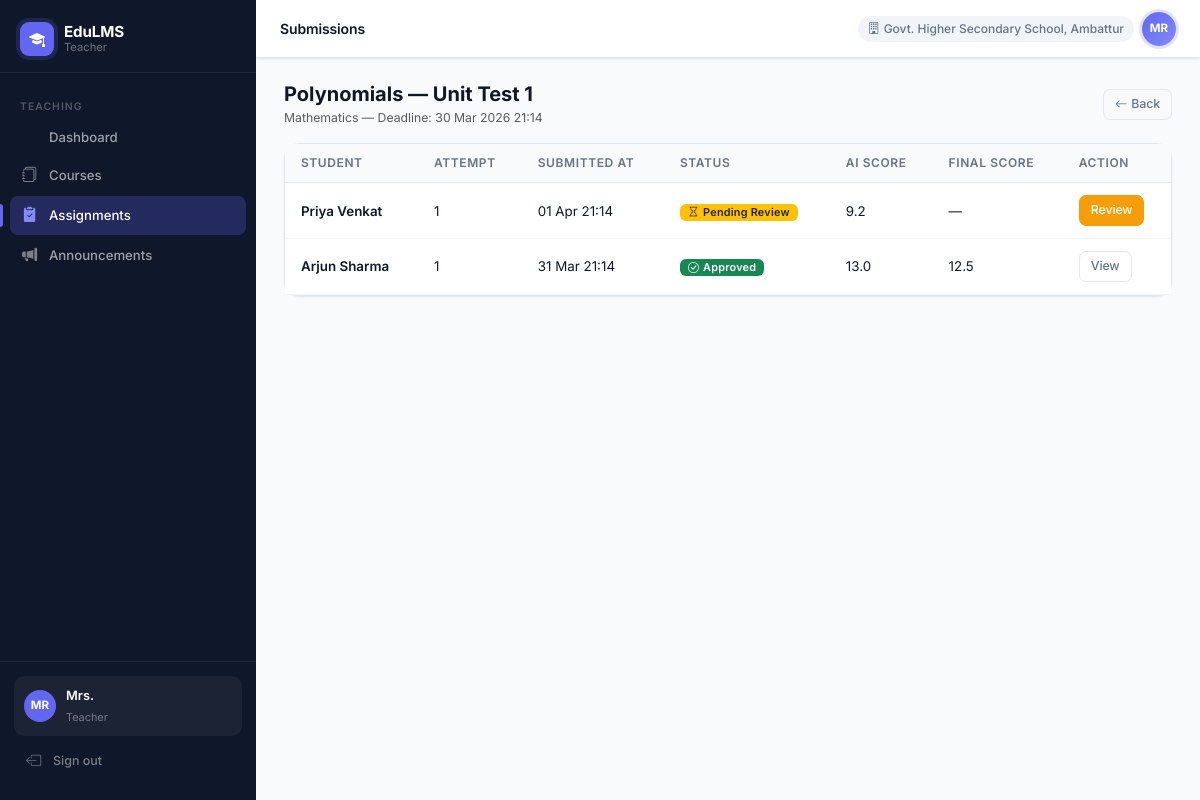
/teacher/assignments/1/submissions (signed in), run on the app's committed database.
### app/models/user.py (models this page shows, shortened)
class User(UserMixin, db.Model):
    __tablename__ = 'users'
    id = db.Column(db.Integer, primary_key=True)
    username = db.Column(db.String(80), unique=True, nullable=False)
    password_hash = db.Column(db.String(256), nullable=False)
    full_name = db.Column(db.String(120), nullable=False)
    email = db.Column(db.String(120))
    phone = db.Column(db.String(20))
    role = db.Column(db.String(30), nullable=False)  # super_admin, district_admin, block_admin, school_admin, teacher, student, parent
    district_id = db.Column(db.Integer, db.ForeignKey('districts.id'), nullable=True)
    block_id = db.Column(db.Integer, db.ForeignKey('blocks.id'), nullable=True)
    school_id = db.Column(db.Integer, db.ForeignKey('schools.id'), nullable=True)
    is_active = db.Column(db.Boolean, default=True)
    created_at = db.Column(db.DateTime, default=datetime.utcnow)
    district = db.relationship('District', foreign_keys=[district_id])
    block = db.relationship('Block', foreign_keys=[block_id])
    school = db.relationship('School', foreign_keys=[school_id])

### app/models/hierarchy.py (models this page shows)
class School(db.Model):
    __tablename__ = 'schools'
    id = db.Column(db.Integer, primary_key=True)
    name = db.Column(db.String(120), nullable=False)
    block_id = db.Column(db.Integer, db.ForeignKey('blocks.id'), nullable=False)
    district_id = db.Column(db.Integer, db.ForeignKey('districts.id'), nullable=False)
    is_active = db.Column(db.Boolean, default=True)
    created_at = db.Column(db.DateTime, default=datetime.utcnow)

### app/models/assignment.py (models this page shows)
class Assignment(db.Model):
    __tablename__ = 'assignments'
    id = db.Column(db.Integer, primary_key=True)
    subject_id = db.Column(db.Integer, db.ForeignKey('subjects.id'), nullable=False)
    class_id = db.Column(db.Integer, db.ForeignKey('classes.id'), nullable=False)
    teacher_id = db.Column(db.Integer, db.ForeignKey('users.id'), nullable=False)
    title = db.Column(db.String(200), nullable=False)
    instructions = db.Column(db.Text)
    deadline = db.Column(db.DateTime, nullable=False)
    max_attempts = db.Column(db.Integer, default=1)
    allow_retry = db.Column(db.Boolean, default=False)
    school_id = db.Column(db.Integer, db.ForeignKey('schools.id'))
    block_id = db.Column(db.Integer, db.ForeignKey('blocks.id'))
    district_id = db.Column(db.Integer, db.ForeignKey('districts.id'))
    is_active = db.Column(db.Boolean, default=True)
    created_at = db.Column(db.DateTime, default=datetime.utcnow)
    subject = db.relationship('Subject', backref='assignments')
    class_ref = db.relationship('Class', backref='assignments')
    teacher = db.relationship('User', backref='created_assignments')
    questions = db.relationship('Question', backref='assignment', lazy=True, order_by='Question.order')

class Submission(db.Model):
    __tablename__ = 'submissions'
    id = db.Column(db.Integer, primary_key=True)
    assignment_id = db.Column(db.Integer, db.ForeignKey('assignments.id'), nullable=False)
    student_id = db.Column(db.Integer, db.ForeignKey('users.id'), nullable=False)
    attempt_number = db.Column(db.Integer, default=1)
    status = db.Column(db.String(20), default='submitted')  # submitted, pending_review, approved
    submitted_at = db.Column(db.DateTime, default=datetime.utcnow)
    teacher_approved_at = db.Column(db.DateTime)
    final_score = db.Column(db.Float)
    teacher_feedback = db.Column(db.Text)
    assignment = db.relationship('Assignment', backref='submissions')
    student = db.relationship('User', backref='submissions')
    answers = db.relationship('SubmissionAnswer', backref='submission', lazy=True)

### app/models/academic.py (models this page shows)
class Subject(db.Model):
    __tablename__ = 'subjects'
    id = db.Column(db.Integer, primary_key=True)
    name = db.Column(db.String(100), nullable=False)
    class_id = db.Column(db.Integer, db.ForeignKey('classes.id'), nullable=False)
    school_id = db.Column(db.Integer, db.ForeignKey('schools.id'), nullable=False)
    block_id = db.Column(db.Integer, db.ForeignKey('blocks.id'), nullable=False)
    district_id = db.Column(db.Integer, db.ForeignKey('districts.id'), nullable=False)
    is_active = db.Column(db.Boolean, default=True)
    modules = db.relationship('Module', backref='subject', lazy=True, order_by='Module.order')

### app/routes/teacher.py (the view)
@teacher_bp.route('/assignments/<int:id>/submissions')
@login_required
@require_role('teacher')
def assignment_submissions(id):
    assignment = Assignment.query.get_or_404(id)
    submissions = Submission.query.filter_by(assignment_id=id).order_by(Submission.submitted_at.desc()).all()
    return render_template('teacher/submissions.html', assignment=assignment, submissions=submissions)

### app/models/user.py (called while the page is built)
@login_manager.user_loader
def load_user(user_id):
    return User.query.get(int(user_id))

### app/services/rbac.py (called while the page is built)
def require_role(*roles):
    def decorator(f):
        @wraps(f)
        def decorated_function(*args, **kwargs):
            if not current_user.is_authenticated:
                return redirect(url_for('auth.login'))
            if current_user.role not in roles:
                abort(403)
            return f(*args, **kwargs)
        return decorated_function
    return decorator

### app/templates/teacher/submissions.html (shortened to what this page needs)
{% extends "base.html" %}
{% block page_title %}Submissions{% endblock %}
{% block content %}
<div class="d-flex justify-content-between align-items-center mb-3">
    <div>
        <h5 class="fw-bold mb-0">{{ assignment.title }}</h5>
        <small class="text-muted">{{ assignment.subject.name }} — Deadline: {{ assignment.deadline.strftime('%d %b %Y %H:%M') }}</small>
    </div>
    <a href="{{ url_for('teacher.assignments') }}" class="btn btn-outline-secondary btn-sm"><i class="bi bi-arrow-left me-1"></i>Back</a>
</div>
<div class="card">
    <div class="card-body p-0">
        <table class="table table-hover mb-0">
            <thead class="table-light">
                <tr><th>Student</th><th>Attempt</th><th>Submitted At</th><th>Status</th><th>AI Score</th><th>Final Score</th><th>Action</th></tr>
            </thead>
            <tbody>
            {% for sub in submissions %}
            <tr>
                <td class="fw-semibold">{{ sub.student.full_name }}</td>
                <td>{{ sub.attempt_number }}</td>
                <td>{{ sub.submitted_at.strftime('%d %b %H:%M') }}</td>
                <td>
                    {% if sub.status == 'pending_review' %}<span class="badge bg-warning text-dark"><i class="bi bi-hourglass me-1"></i>Pending Review</span>
                    {% elif sub.status == 'approved' %}<span class="badge bg-success"><i class="bi bi-check-circle me-1"></i>Approved</span>
                    {% else %}<span class="badge bg-secondary">{{ sub.status }}</span>{% endif %}
                </td>
                <td>
                    {% set ai_total = sub.answers | sum(attribute='ai_score') %}
                    {{ "%.1f"|format(ai_total) if ai_total else '—' }}
                </td>
                <td>{{ "%.1f"|format(sub.final_score) if sub.final_score is not none else '—' }}</td>
                <td>
                    {% if sub.status == 'pending_review' %}
                    <a href="{{ url_for('teacher.review_submission', id=sub.id) }}" class="btn btn-sm btn-warning">Review</a>
                    {% elif sub.status == 'approved' %}
                    <a href="{{ url_for('teacher.review_submission', id=sub.id) }}" class="btn btn-sm btn-outline-secondary">View</a>
                    {% endif %}
                </td>
            </tr>
            {% else %}
            <tr><td colspan="7" class="text-center text-muted py-4">No submissions yet.</td></tr>
            {% endfor %}
            </tbody>
        </table>
    </div>
</div>
{% endblock %}

### app/templates/base.html (shortened to what this page needs)
<!DOCTYPE html>
<html lang="en">
<head>
    <link href="https://cdn.jsdelivr.net/npm/bootstrap@5.3.2/dist/css/bootstrap.min.css" rel="stylesheet">
    <link href="https://cdn.jsdelivr.net/npm/bootstrap-icons@1.11.3/font/bootstrap-icons.css" rel="stylesheet">
</head>
<body>
{% if current_user.is_authenticated %}
<nav id="sidebar">
    <div class="sidebar-brand">
        <div class="sidebar-brand-icon"><i class="bi bi-mortarboard-fill"></i></div>
        <div class="sidebar-brand-text">
            <strong>EduLMS</strong>
            <span>{{ current_user.role.replace('_',' ').title() }}</span>
        </div>
    </div>
    <div class="sidebar-nav">
    {% if current_user.role in ['super_admin','district_admin','block_admin','school_admin'] %}
        <div class="nav-section">Administration</div>
        <a href="{{ url_for('admin.dashboard') }}" class="nav-link {% if request.endpoint == 'admin.dashboard' %}active{% endif %}">
            <i class="bi bi-squares"></i> Dashboard
        </a>
        {% if current_user.role == 'super_admin' %}
        <a href="{{ url_for('admin.districts') }}" class="nav-link {% if request.endpoint == 'admin.districts' %}active{% endif %}">
            <i class="bi bi-map"></i> Districts
        </a>
        <a href="{{ url_for('admin.blocks') }}" class="nav-link {% if request.endpoint == 'admin.blocks' %}active{% endif %}">
            <i class="bi bi-geo-alt"></i> Blocks
        </a>
        {% endif %}
        {% if current_user.role in ['super_admin','district_admin','block_admin'] %}
        <a href="{{ url_for('admin.schools') }}" class="nav-link {% if request.endpoint == 'admin.schools' %}active{% endif %}">
            <i class="bi bi-building-fill"></i> Schools
        </a>
        {% endif %}
        <a href="{{ url_for('admin.users') }}" class="nav-link {% if request.endpoint == 'admin.users' %}active{% endif %}">
            <i class="bi bi-people-fill"></i> Users
        </a>
        <a href="{{ url_for('admin.classes') }}" class="nav-link {% if request.endpoint == 'admin.classes' %}active{% endif %}">
            <i class="bi bi-collection-fill"></i> Classes
        </a>
        <a href="{{ url_for('admin.subjects') }}" class="nav-link {% if request.endpoint == 'admin.subjects' %}active{% endif %}">
            <i class="bi bi-book-fill"></i> Subjects
        </a>
    {% elif current_user.role == 'teacher' %}
        <div class="nav-section">Teaching</div>
        <a href="{{ url_for('teacher.dashboard') }}" class="nav-link {% if request.endpoint == 'teacher.dashboard' %}active{% endif %}">
             Dashboard
        </a>
        <a href="{{ url_for('teacher.courses') }}" class="nav-link {% if request.endpoint and 'course' in request.endpoint %}active{% endif %}">
            <i class="bi bi-journals"></i> Courses
        </a>
        <a href="{{ url_for('teacher.assignments') }}" class="nav-link {% if request.endpoint and 'assignment' in request.endpoint %}active{% endif %}">
            <i class="bi bi-clipboard2-check-fill"></i> Assignments
        </a>
        <a href="{{ url_for('teacher.announcements') }}" class="nav-link {% if request.endpoint == 'teacher.announcements' %}active{% endif %}">
            <i class="bi bi-megaphone-fill"></i> Announcements
        </a>
    {% endif %}
    </div>
    <div class="sidebar-footer">
        <div class="sidebar-user">
            <div class="sidebar-avatar">{{ current_user.full_name[:2].upper() }}</div>
            <div class="sidebar-user-info">
                <strong>{{ current_user.full_name.split()[0] }}</strong>
                <span>{{ current_user.role.replace('_',' ').title() }}</span>
            </div>
        </div>
        <a href="{{ url_for('auth.logout') }}" class="nav-link" style="color:rgba(255,255,255,.45);font-size:.78rem;">
            <i class="bi bi-box-arrow-left"></i> Sign out
        </a>
    </div>
</nav>
<div id="main">
    <div id="topbar">
        <div class="d-flex align-items-center gap-3">
            <span class="topbar-title">{% block page_title %}{% endblock %}</span>
        </div>
        <div class="d-flex align-items-center gap-2">
            {% if current_user.school %}
            <span class="topbar-school d-none d-md-block">
                <i class="bi bi-building me-1"></i>{{ current_user.school.name }}
            </span>
            {% endif %}
            <div class="topbar-avatar">{{ current_user.full_name[:2].upper() }}</div>
        </div>
    </div>
    <div class="page-content">
        {% block content %}{% endblock %}
    </div>
</div>
{% else %}
{% block auth_content %}{% endblock %}
{% endif %}
</body>
</html>

### data on the page
User: role.replace "Teacher", full_name "MR", full_name "Mrs."
School: school.name "Govt. Higher Secondary School, Ambattur"
Assignment: title "Polynomials — Unit Test 1", deadline "30 Mar 2026 21:14"
Subject: subject.name "Mathematics"
Submission: student.full_name "Priya Venkat", attempt_number "1", submitted_at "01 Apr 21:14", status "pending_review" (drawn), value "9.2", final_score "—"
Submission: student.full_name "Arjun Sharma", attempt_number "1", submitted_at "31 Mar 21:14", status "approved" (drawn), value "13.0", final_score "12.5"
